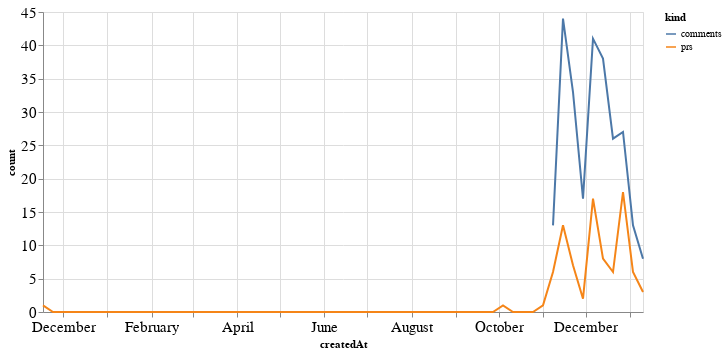

Here is the notebook cell this chart was saved with:
### Code cell
alt.Chart(total_time, width=600).mark_line().encode(
    x='createdAt',
    y='count',
    color='kind'
)

### Figure 1 — Vega-Lite specification as saved in the notebook (floating-point values rounded to 4 significant figures)
{"config": {"axisLeft": {"labelFontSize": 15}, "axisBottom": {"labelFontSize": 15}}, "data": {"name": "data-7eeb14bba80740576a9add2ef183e5f4"}, "mark": "line", "encoding": {"color": {"type": "nominal", "field": "kind"}, "x": {"type": "temporal", "field": "createdAt"}, "y": {"type": "quantitative", "field": "count"}}, "width": 600, "$schema": "https://vega.github.io/schema/vega-lite/v4.8.1.json", "datasets": {"data-7eeb14bba80740576a9add2ef183e5f4": [{"createdAt": "2019-11-17T00:00:00", "kind": "prs", "count": 1.0}, {"createdAt": "2019-11-24T00:00:00", "kind": "prs", "count": 0.0}, {"createdAt": "2019-12-01T00:00:00", "kind": "prs", "count": 0.0}, {"createdAt": "2019-12-08T00:00:00", "kind": "prs", "count": 0.0}, {"createdAt": "2019-12-15T00:00:00", "kind": "prs", "count": 0.0}, {"createdAt": "2019-12-22T00:00:00", "kind": "prs", "count": 0.0}, {"createdAt": "2019-12-29T00:00:00", "kind": "prs", "count": 0.0}, {"createdAt": "2020-01-05T00:00:00", "kind": "prs", "count": 0.0}, {"createdAt": "2020-01-12T00:00:00", "kind": "prs", "count": 0.0}, {"createdAt": "2020-01-19T00:00:00", "kind": "prs", "count": 0.0}, {"createdAt": "2020-01-26T00:00:00", "kind": "prs", "count": 0.0}, {"createdAt": "2020-02-02T00:00:00", "kind": "prs", "count": 0.0}, {"createdAt": "2020-02-09T00:00:00", "kind": "prs", "count": 0.0}, {"createdAt": "2020-02-16T00:00:00", "kind": "prs", "count": 0.0}, {"createdAt": "2020-02-23T00:00:00", "kind": "prs", "count": 0.0}, {"createdAt": "2020-03-01T00:00:00", "kind": "prs", "count": 0.0}, {"createdAt": "2020-03-08T00:00:00", "kind": "prs", "count": 0.0}, {"createdAt": "2020-03-15T00:00:00", "kind": "prs", "count": 0.0}, {"createdAt": "2020-03-22T00:00:00", "kind": "prs", "count": 0.0}, {"createdAt": "2020-03-29T00:00:00", "kind": "prs", "count": 0.0}, {"createdAt": "2020-04-05T00:00:00", "kind": "prs", "count": 0.0}, {"createdAt": "2020-04-12T00:00:00", "kind": "prs", "count": 0.0}, {"createdAt": "2020-04-19T00:00:00", "kind": "prs", "count": 0.0}, {"createdAt": "2020-04-26T00:00:00", "kind": "prs", "count": 0.0}, {"createdAt": "2020-05-03T00:00:00", "kind": "prs", "count": 0.0}, {"createdAt": "2020-05-10T00:00:00", "kind": "prs", "count": 0.0}, {"createdAt": "2020-05-17T00:00:00", "kind": "prs", "count": 0.0}, {"createdAt": "2020-05-24T00:00:00", "kind": "prs", "count": 0.0}, {"createdAt": "2020-05-31T00:00:00", "kind": "prs", "count": 0.0}, {"createdAt": "2020-06-07T00:00:00", "kind": "prs", "count": 0.0}, {"createdAt": "2020-06-14T00:00:00", "kind": "prs", "count": 0.0}, {"createdAt": "2020-06-21T00:00:00", "kind": "prs", "count": 0.0}, {"createdAt": "2020-06-28T00:00:00", "kind": "prs", "count": 0.0}, {"createdAt": "2020-07-05T00:00:00", "kind": "prs", "count": 0.0}, {"createdAt": "2020-07-12T00:00:00", "kind": "prs", "count": 0.0}, {"createdAt": "2020-07-19T00:00:00", "kind": "prs", "count": 0.0}, {"createdAt": "2020-07-26T00:00:00", "kind": "prs", "count": 0.0}, {"createdAt": "2020-08-02T00:00:00", "kind": "prs", "count": 0.0}, {"createdAt": "2020-08-09T00:00:00", "kind": "prs", "count": 0.0}, {"createdAt": "2020-08-16T00:00:00", "kind": "prs", "count": 0.0}, {"createdAt": "2020-08-23T00:00:00", "kind": "prs", "count": 0.0}, {"createdAt": "2020-08-30T00:00:00", "kind": "prs", "count": 0.0}, {"createdAt": "2020-09-06T00:00:00", "kind": "prs", "count": 0.0}, {"createdAt": "2020-09-13T00:00:00", "kind": "prs", "count": 0.0}, {"createdAt": "2020-09-20T00:00:00", "kind": "prs", "count": 0.0}, {"createdAt": "2020-09-27T00:00:00", "kind": "prs", "count": 0.0}, {"createdAt": "2020-10-04T00:00:00", "kind": "prs", "count": 1.0}, {"createdAt": "2020-10-11T00:00:00", "kind": "prs", "count": 0.0}, {"createdAt": "2020-10-18T00:00:00", "kind": "prs", "count": 0.0}, {"createdAt": "2020-10-25T00:00:00", "kind": "prs", "count": 0.0}, {"createdAt": "2020-11-01T00:00:00", "kind": "prs", "count": 1.0}, {"createdAt": "2020-11-08T00:00:00", "kind": "prs", "count": 6.0}, {"createdAt": "2020-11-15T00:00:00", "kind": "prs", "count": 13.0}, {"createdAt": "2020-11-22T00:00:00", "kind": "prs", "count": 7.0}, {"createdAt": "2020-11-29T00:00:00", "kind": "prs", "count": 2.0}, {"createdAt": "2020-12-06T00:00:00", "kind": "prs", "count": 17.0}, {"createdAt": "2020-12-13T00:00:00", "kind": "prs", "count": 8.0}, {"createdAt": "2020-12-20T00:00:00", "kind": "prs", "count": 6.0}, {"createdAt": "2020-12-27T00:00:00", "kind": "prs", "count": 18.0}, {"createdAt": "2021-01-03T00:00:00", "kind": "prs", "count": 6.0}, {"createdAt": "2021-01-10T00:00:00", "kind": "prs", "count": 3.0}, {"createdAt": "2019-11-17T00:00:00", "kind": "comments", "count": null}, {"createdAt": "2019-11-24T00:00:00", "kind": "comments", "count": null}, {"createdAt": "2019-12-01T00:00:00", "kind": "comments", "count": null}, {"createdAt": "2019-12-08T00:00:00", "kind": "comments", "count": null}, {"createdAt": "2019-12-15T00:00:00", "kind": "comments", "count": null}, {"createdAt": "2019-12-22T00:00:00", "kind": "comments", "count": null}, {"createdAt": "2019-12-29T00:00:00", "kind": "comments", "count": null}, {"createdAt": "2020-01-05T00:00:00", "kind": "comments", "count": null}, {"createdAt": "2020-01-12T00:00:00", "kind": "comments", "count": null}, {"createdAt": "2020-01-19T00:00:00", "kind": "comments", "count": null}, {"createdAt": "2020-01-26T00:00:00", "kind": "comments", "count": null}, {"createdAt": "2020-02-02T00:00:00", "kind": "comments", "count": null}, {"createdAt": "2020-02-09T00:00:00", "kind": "comments", "count": null}, {"createdAt": "2020-02-16T00:00:00", "kind": "comments", "count": null}, {"createdAt": "2020-02-23T00:00:00", "kind": "comments", "count": null}, {"createdAt": "2020-03-01T00:00:00", "kind": "comments", "count": null}, {"createdAt": "2020-03-08T00:00:00", "kind": "comments", "count": null}, {"createdAt": "2020-03-15T00:00:00", "kind": "comments", "count": null}, {"createdAt": "2020-03-22T00:00:00", "kind": "comments", "count": null}, {"createdAt": "2020-03-29T00:00:00", "kind": "comments", "count": null}, {"createdAt": "2020-04-05T00:00:00", "kind": "comments", "count": null}, {"createdAt": "2020-04-12T00:00:00", "kind": "comments", "count": null}, {"createdAt": "2020-04-19T00:00:00", "kind": "comments", "count": null}, {"createdAt": "2020-04-26T00:00:00", "kind": "comments", "count": null}, {"createdAt": "2020-05-03T00:00:00", "kind": "comments", "count": null}, {"createdAt": "2020-05-10T00:00:00", "kind": "comments", "count": null}, {"createdAt": "2020-05-17T00:00:00", "kind": "comments", "count": null}, {"createdAt": "2020-05-24T00:00:00", "kind": "comments", "count": null}, {"createdAt": "2020-05-31T00:00:00", "kind": "comments", "count": null}, {"createdAt": "2020-06-07T00:00:00", "kind": "comments", "count": null}, {"createdAt": "2020-06-14T00:00:00", "kind": "comments", "count": null}, {"createdAt": "2020-06-21T00:00:00", "kind": "comments", "count": null}, {"createdAt": "2020-06-28T00:00:00", "kind": "comments", "count": null}, {"createdAt": "2020-07-05T00:00:00", "kind": "comments", "count": null}, {"createdAt": "2020-07-12T00:00:00", "kind": "comments", "count": null}, {"createdAt": "2020-07-19T00:00:00", "kind": "comments", "count": null}, {"createdAt": "2020-07-26T00:00:00", "kind": "comments", "count": null}, {"createdAt": "2020-08-02T00:00:00", "kind": "comments", "count": null}, {"createdAt": "2020-08-09T00:00:00", "kind": "comments", "count": null}, {"createdAt": "2020-08-16T00:00:00", "kind": "comments", "count": null}, {"createdAt": "2020-08-23T00:00:00", "kind": "comments", "count": null}, {"createdAt": "2020-08-30T00:00:00", "kind": "comments", "count": null}, {"createdAt": "2020-09-06T00:00:00", "kind": "comments", "count": null}, {"createdAt": "2020-09-13T00:00:00", "kind": "comments", "count": null}, {"createdAt": "2020-09-20T00:00:00", "kind": "comments", "count": null}, {"createdAt": "2020-09-27T00:00:00", "kind": "comments", "count": null}, {"createdAt": "2020-10-04T00:00:00", "kind": "comments", "count": null}, {"createdAt": "2020-10-11T00:00:00", "kind": "comments", "count": null}, {"createdAt": "2020-10-18T00:00:00", "kind": "comments", "count": null}, {"createdAt": "2020-10-25T00:00:00", "kind": "comments", "count": null}, {"createdAt": "2020-11-01T00:00:00", "kind": "comments", "count": null}, {"createdAt": "2020-11-08T00:00:00", "kind": "comments", "count": 13.0}, {"createdAt": "2020-11-15T00:00:00", "kind": "comments", "count": 44.0}, {"createdAt": "2020-11-22T00:00:00", "kind": "comments", "count": 33.0}, {"createdAt": "2020-11-29T00:00:00", "kind": "comments", "count": 17.0}, {"createdAt": "2020-12-06T00:00:00", "kind": "comments", "count": 41.0}, {"createdAt": "2020-12-13T00:00:00", "kind": "comments", "count": 38.0}, {"createdAt": "2020-12-20T00:00:00", "kind": "comments", "count": 26.0}, {"createdAt": "2020-12-27T00:00:00", "kind": "comments", "count": 27.0}, {"createdAt": "2021-01-03T00:00:00", "kind": "comments", "count": 13.0}, {"createdAt": "2021-01-10T00:00:00", "kind": "comments", "count": 8.0}]}}
